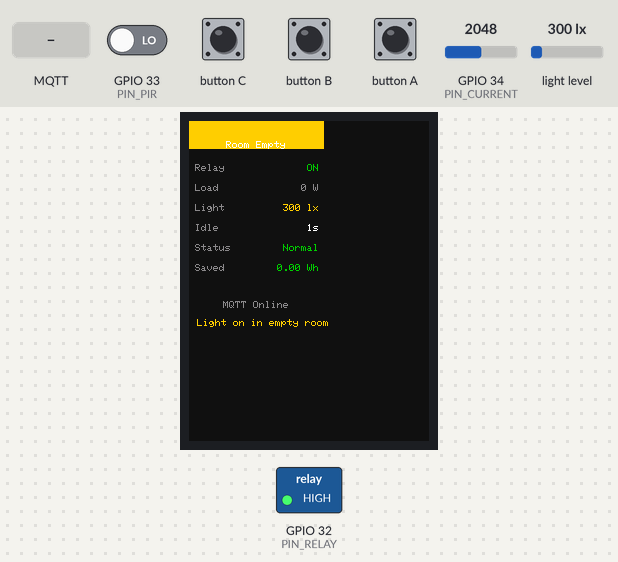
The sketch below on a simulated ESP32. Shown: 240×320 colour display, switched loads named in the sketch (green lamp = pin HIGH). Wiring (inferred from the names in the program): BH1750 light sensor at I2C address 0x23. The test bench sets the inputs (shaded band); at power-on: GPIO 33 (PIN_PIR) LOW, GPIO 34 (PIN_CURRENT) = 2048, light level 300 lx. WiFi joins after 1.5 s; servers stay silent unless stated; no MQTT or app messages arrive unless stated; what the sketch prints to the serial monitor is not drawn.

Above: at 7.6 s.
7.7 s: GPIO 33 (PIN_PIR) driven HIGH
At 9.3 s:
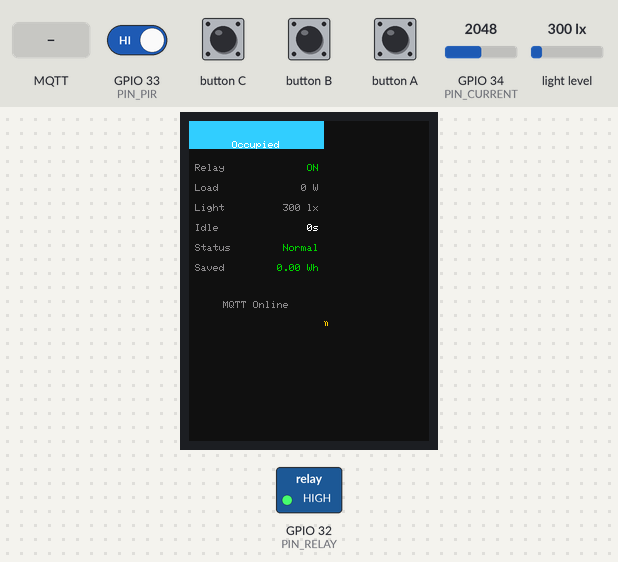
10.0 s: MQTT message "on" arrives on the first subscribed topic
At 11.0 s:
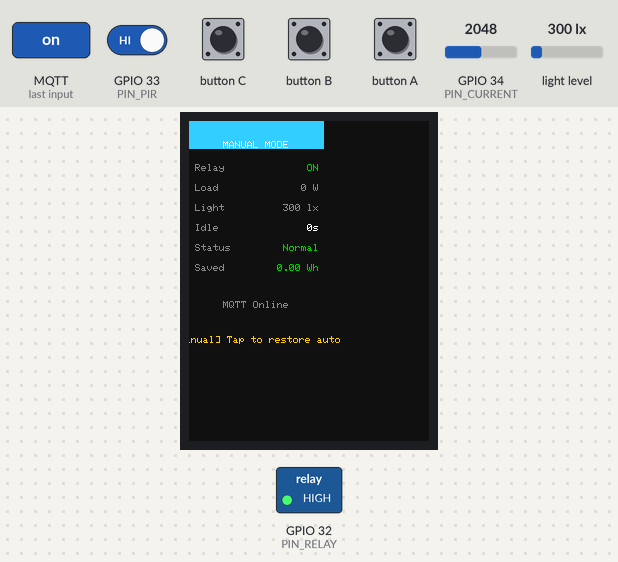
13.0 s: GPIO 34 (PIN_CURRENT) set to 2124
At 15.2 s:
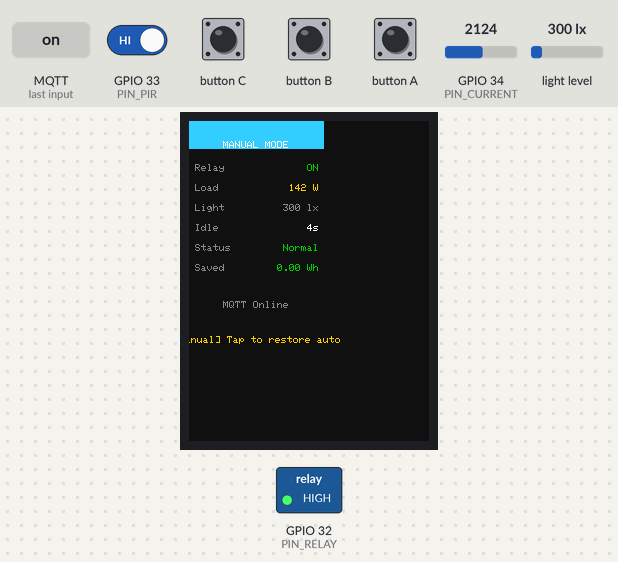
16.0 s: MQTT message "off" arrives on the first subscribed topic
At 17.1 s:
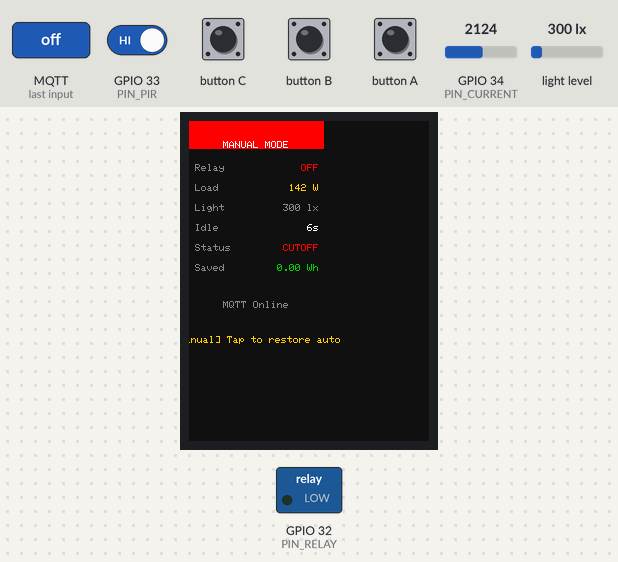
19.0 s: button A pressed for 0.15 s
At 19.6 s:
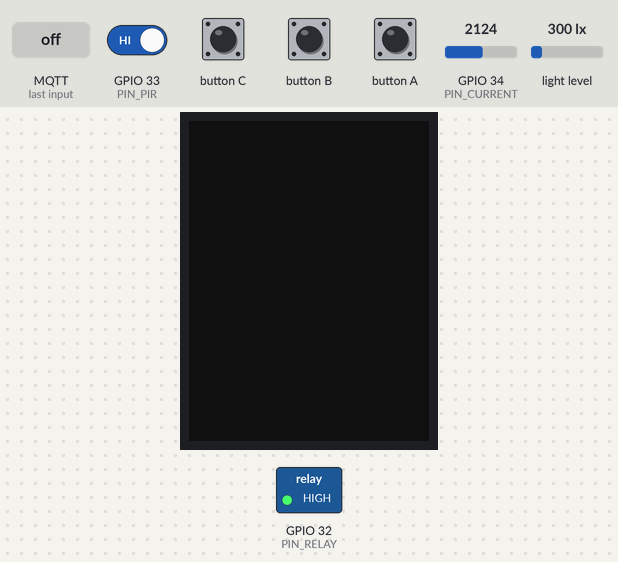
21.2 s: GPIO 33 (PIN_PIR) driven LOW
At 24.3 s:
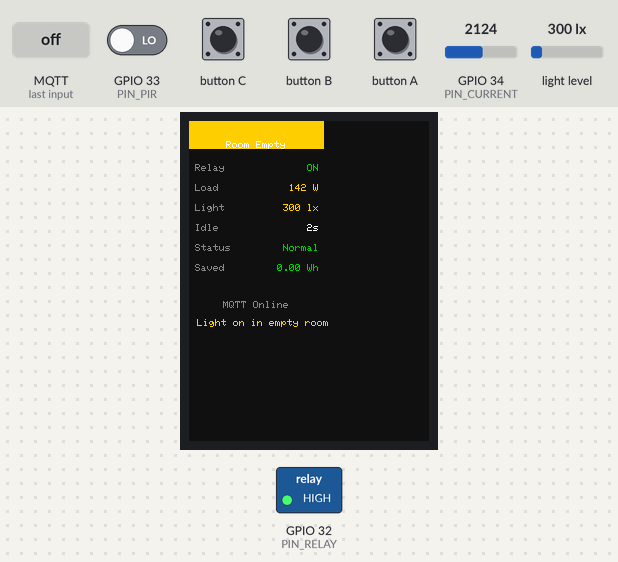
Timing chart, 0 to 27.7 s (numbered marks = the images above; inputs shaded):
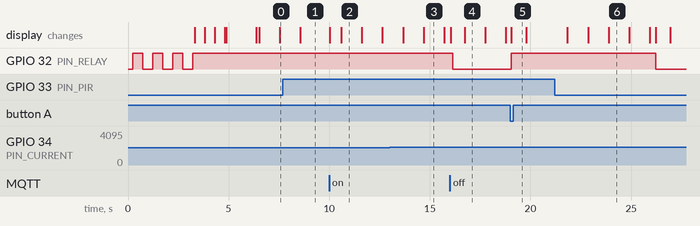

The sketch:

WattsUp.ino
```cpp
/*
 * Watt's Up - Dorm Energy Saving Monitor
 * ENT208TC Industry Readiness | Session 2 - Group 2
 *
 * Communication: MQTT (cross-network, no IP needed)
 *   - Publish sensor data to:  wattsup/status  (JSON, every 2s)
 *   - Subscribe commands from: wattsup/command  ("on" / "off" / "reset")
 *   - Broker: broker.emqx.io:1883 (free public MQTT)
 *
 * Dashboard: open dashboard.html in any browser, anywhere
 */

#include <M5Unified.h>
#include <WiFi.h>
#include <Wire.h>
#include <PubSubClient.h>

// ── WiFi Configuration ──────────────────────────────────────────
const char* WIFI_SSID     = "iPhone";
const char* WIFI_PASSWORD = "11223344";

// ── MQTT Broker ──────────────────────────────────────────────────
const char* MQTT_BROKER   = "broker.emqx.io";
const int   MQTT_PORT     = 1883;
const char* MQTT_USER     = "";        // EMQX public: no auth needed
const char* MQTT_PASS     = "";
const char* TOPIC_STATUS  = "wattsup/status";
const char* TOPIC_COMMAND = "wattsup/command";

// ── Pin Assignments ─────────────────────────────────────────────
const int PIN_PIR     = 33;   // PIR on Hub (verified working)
const int PIN_RELAY   = 32;   // Relay on Hub
const int PIN_CURRENT = 34;

// Dlight (BH1750) over I2C via Grove Hub → GPIO 21/22
const uint8_t BH1750_ADDR = 0x23;

// Relay: HIGH=energized(ON), LOW=released(OFF)
void relayOn()  { pinMode(PIN_RELAY, OUTPUT); digitalWrite(PIN_RELAY, HIGH); }
void relayOff() { pinMode(PIN_RELAY, OUTPUT); digitalWrite(PIN_RELAY, LOW); }

// ── Timing Constants (ms) ───────────────────────────────────────
const unsigned long IDLE_TIMEOUT         = 3000;   // 3s for testing (was 900000)
const unsigned long PENDING_GRACE        = 2000;   // 2s for testing (was 30000)
const unsigned long AUTO_RESTORE_WINDOW  =  30000;
const unsigned long DISPLAY_INTERVAL     =   1000;
const unsigned long MQTT_PUB_INTERVAL    =   2000;

// ── Power Constants ─────────────────────────────────────────────
const float MAINS_VOLTAGE    = 230.0;
const float ACS712_MV_PER_A  = 100.0;
const float ADC_REF          = 3.3;
const float ADC_MAX          = 4095.0;

// ── Display Colors ──────────────────────────────────────────────
const uint32_t COLOR_BG       = 0x111111;
const uint32_t COLOR_OK       = 0x33CCFF;
const uint32_t COLOR_ALERT    = 0xFF0000;
const uint32_t COLOR_TEXT     = 0xFFFFFF;
const uint32_t COLOR_DIM      = 0x888888;
const uint32_t COLOR_GREEN    = 0x00CC00;
const uint32_t COLOR_YELLOW   = 0xFFCC00;

// ── Global State ────────────────────────────────────────────────
unsigned long lastMotionTime      = 0;
unsigned long pendingCutoffStart  = 0;
unsigned long cutoffTime          = 0;
unsigned long lastDisplayUpdate   = 0;
unsigned long lastMqttPub         = 0;
bool isCutoff                     = false;
bool manualOverride               = false;
bool mqttConnected                = false;

float dailySaveWh   = 0.0;
float powerWatt     = 0.0;
float lux           = 0.0;
int   pirState      = 0;

// ── MQTT Client ─────────────────────────────────────────────────
WiFiClient   wifiClient;
PubSubClient mqtt(wifiClient);

// ── Setup ───────────────────────────────────────────────────────
void setup() {
  M5.begin();
  M5.Speaker.end();  // release GPIO from speaker (DAC on Basic, I2S on Core2)
  M5.Display.setRotation(0);
  M5.Display.fillScreen(COLOR_BG);

  Serial.begin(115200);
  pinMode(PIN_PIR, INPUT_PULLUP);
  pinMode(PIN_RELAY, OUTPUT);

  // 诊断: 开机3秒内切换继电器3次，听嗒嗒声
  Serial.println("=== RELAY TEST: toggling 3 times ===");
  for (int i = 0; i < 3; i++) {
    relayOn();  delay(500);
    relayOff(); delay(500);
  }
  relayOn();
  Serial.println("=== RELAY TEST done (should've heard 3 clicks) ===");

  pinMode(PIN_CURRENT, INPUT);

  // I2C + Dlight
  Wire.begin(21, 22);  // I2C on HAT header
  Wire.beginTransmission(BH1750_ADDR);
  Wire.write(0x01);   // power on
  Wire.endTransmission();
  Wire.beginTransmission(BH1750_ADDR);
  Wire.write(0x10);   // continuous high-res mode, 1lx resolution
  Wire.endTransmission();

  // Splash
  M5.Display.fillScreen(COLOR_BG);
  M5.Display.setTextColor(TFT_WHITE, COLOR_BG);
  M5.Display.setTextSize(1);
  drawCentered(100, "Watt's Up");

  // WiFi connect
  WiFi.begin(WIFI_SSID, WIFI_PASSWORD);
  M5.Display.setTextColor(COLOR_YELLOW, COLOR_BG);
  drawCentered(130, "Connecting WiFi...");

  int dots = 0;
  while (WiFi.status() != WL_CONNECTED && dots < 60) {
    delay(500);
    dots++;
    M5.Display.fillRect(0, 128, 135, 10, COLOR_BG);
    String dotStr = "";
    for (int i = 0; i < (dots % 4); i++) dotStr += ".";
    M5.Display.setCursor(60, 128);
    M5.Display.print(dotStr);
  }

  if (WiFi.status() == WL_CONNECTED) {
    M5.Display.setTextColor(COLOR_GREEN, COLOR_BG);
    drawCentered(150, WiFi.localIP().toString().c_str());
  } else {
    M5.Display.setTextColor(COLOR_ALERT, COLOR_BG);
    drawCentered(150, "WiFi Failed!");
  }

  // MQTT setup
  String clientId = "wattsup-" + WiFi.macAddress();
  mqtt.setServer(MQTT_BROKER, MQTT_PORT);
  mqtt.setCallback(mqttCallback);
  connectMqtt();

  // Start screen
  delay(1500);
  M5.Display.fillScreen(COLOR_BG);
  lastMotionTime = millis();
}

// ── Main Loop ───────────────────────────────────────────────────
void loop() {
  M5.update();
  unsigned long now = millis();

  // ── WiFi auto-reconnect ────────────────────────────────────
  static unsigned long lastReconnectAttempt = 0;
  static int reconnectFailCount = 0;
  static bool wasConnected = true;

  bool wifiOk = (WiFi.status() == WL_CONNECTED);

  if (!wifiOk && wasConnected) {
    lastReconnectAttempt = now;
    reconnectFailCount = 0;
    M5.Display.fillScreen(COLOR_BG);
  }

  if (!wifiOk && now - lastReconnectAttempt > 10000UL * (1 + reconnectFailCount)) {
    lastReconnectAttempt = now;
    reconnectFailCount++;
    WiFi.disconnect(true);
    delay(500);
    WiFi.begin(WIFI_SSID, WIFI_PASSWORD);

    char buf[32];
    snprintf(buf, sizeof(buf), "WiFi retry %d...", reconnectFailCount);
    M5.Display.setTextColor(COLOR_YELLOW, COLOR_BG);
    drawCentered(130, buf);

    if (reconnectFailCount > 30) reconnectFailCount = 30;
  }

  if (wifiOk && !wasConnected) {
    M5.Display.fillScreen(COLOR_BG);
    reconnectFailCount = 0;
    connectMqtt();
  }

  wasConnected = wifiOk;

  // ── MQTT keep-alive ────────────────────────────────────────
  if (wifiOk && !mqtt.connected()) {
    connectMqtt();
  }
  if (mqtt.connected()) {
    mqtt.loop();
  }
  mqttConnected = mqtt.connected();

  // ── Read sensors ──────────────────────────────────────────
  pirState  = digitalRead(PIN_PIR);
  lux       = readLight();
  powerWatt = readPower();

  // Monitor relay pin every second
  static int lastRelay = -1;
  static unsigned long lastMonitor = 0;
  if (now - lastMonitor > 1000) {
    lastMonitor = now;
    int r = digitalRead(PIN_RELAY);
    if (r != lastRelay) {
      Serial.printf("GPIO%d: %d→%d manual=%d cutoff=%d\n",
                    PIN_RELAY, lastRelay, r, manualOverride, isCutoff);
      lastRelay = r;
    }
  }

  // ── Core logic (skip if manual override is active) ────────
  if (!manualOverride) {
    static int lastPirState = -1;
    if (pirState != lastPirState) {
      Serial.printf("PIR: %d→%d idle=%lus cutoff=%d\n",
                    lastPirState, pirState, (now - lastMotionTime) / 1000, isCutoff);
      lastPirState = pirState;
    }

    if (pirState == HIGH) {
      lastMotionTime = now;

      if (isCutoff && (now - cutoffTime <= AUTO_RESTORE_WINDOW)) {
        Serial.println("AUTO: motion → relayOn()");
        relayOn();
        isCutoff = false;
        M5.Display.fillScreen(COLOR_BG);
      }
    }

    if (!isCutoff && (now - lastMotionTime >= IDLE_TIMEOUT)) {
      if (pendingCutoffStart == 0) {
        Serial.println("AUTO: idle timeout, starting grace period...");
        pendingCutoffStart = now;
      } else if (now - pendingCutoffStart >= PENDING_GRACE) {
        Serial.println("AUTO: grace over → relayOff()");
        relayOff();
        isCutoff = true;
        cutoffTime = now;
        pendingCutoffStart = 0;
        M5.Display.fillScreen(COLOR_BG);
      }
    }

    if (now - lastMotionTime < IDLE_TIMEOUT) {
      pendingCutoffStart = 0;
    }

    if (isCutoff) {
      dailySaveWh += 0.01;
    }
  }

  // ── Manual mode: enforce relay state every loop ───────────
  if (manualOverride) {
    if (isCutoff) relayOff();
    else relayOn();
  }

  // ── MQTT publish status ───────────────────────────────────
  if (mqtt.connected() && now - lastMqttPub >= MQTT_PUB_INTERVAL) {
    lastMqttPub = now;
    publishStatus();
  }

  // ── Update LCD ────────────────────────────────────────────
  if (now - lastDisplayUpdate >= DISPLAY_INTERVAL) {
    lastDisplayUpdate = now;
    drawScreen(now - lastMotionTime);
  }

  // ── Button A: exit manual mode ────────────────────────────
  if (manualOverride && M5.BtnA.wasPressed()) {
    manualOverride = false;
    lastMotionTime = millis();
    pendingCutoffStart = 0;
    if (isCutoff) {
      relayOn();
      isCutoff = false;
    }
    M5.Display.fillScreen(COLOR_BG);
  }

  delay(10);
}

// ══════════════════════════════════════════════════════════════════
//  MQTT
// ══════════════════════════════════════════════════════════════════

void connectMqtt() {
  if (WiFi.status() != WL_CONNECTED) return;

  String clientId = "wattsup-" + WiFi.macAddress();
  mqtt.setServer(MQTT_BROKER, MQTT_PORT);

  M5.Display.setTextColor(COLOR_YELLOW, COLOR_BG);
  drawCentered(165, "MQTT connecting...");

  if (mqtt.connect(clientId.c_str(), MQTT_USER, MQTT_PASS)) {
    mqtt.subscribe(TOPIC_COMMAND);
    M5.Display.fillRect(0, 160, 135, 20, COLOR_BG);
  } else {
    M5.Display.fillRect(0, 160, 135, 20, COLOR_BG);
    M5.Display.setTextColor(COLOR_ALERT, COLOR_BG);
    drawCentered(165, "MQTT failed");
  }
}

void mqttCallback(char* topic, byte* payload, unsigned int length) {
  char cmd[16] = {0};
  unsigned int len = length < 15 ? length : 15;
  memcpy(cmd, payload, len);

  // Debug: print received command
  Serial.printf("MQTT cmd received: [%s] len=%d\n", cmd, length);

  if (strcmp(cmd, "on") == 0) {
    Serial.println("→ matched 'on'");
    manualOverride = true;
    isCutoff = false;
    pendingCutoffStart = 0;
    lastMotionTime = millis();
    M5.Display.fillScreen(COLOR_BG);
  } else if (strcmp(cmd, "off") == 0) {
    Serial.println("→ matched 'off'");
    manualOverride = true;
    isCutoff = true;
    cutoffTime = millis();
    pendingCutoffStart = 0;
    M5.Display.fillScreen(COLOR_BG);
  } else if (strcmp(cmd, "reset") == 0) {
    Serial.println("→ matched 'reset'");
    manualOverride = false;
    lastMotionTime = millis();
    pendingCutoffStart = 0;
    if (isCutoff) {
      relayOn();
      isCutoff = false;
    }
    M5.Display.fillScreen(COLOR_BG);
  }
}

void publishStatus() {
  unsigned long idleSec = (millis() - lastMotionTime) / 1000;
  const char* statusStr = isCutoff ? "cutoff"
                        : (pendingCutoffStart > 0 ? "pending" : "normal");

  String json = "{";
  json += "\"occupied\":"   + String(pirState == HIGH ? "true" : "false") + ",";
  json += "\"motion\":"     + String(pirState == HIGH ? "true" : "false") + ",";
  json += "\"power\":\""    + String(isCutoff ? "off" : "on") + "\",";
  json += "\"idle_time\":"  + String(idleSec) + ",";
  json += "\"saved_wh\":"   + String(dailySaveWh, 2) + ",";
  json += "\"lux\":"        + String(lux, 1) + ",";
  json += "\"load_w\":"     + String(powerWatt, 1) + ",";
  json += "\"relay\":\""    + String(isCutoff ? "off" : "on") + "\",";
  json += "\"status\":\""   + String(statusStr) + "\",";
  json += "\"device\":\"Watt's Up\",";
  json += "\"manual\":"     + String(manualOverride ? "true" : "false") + ",";
  json += "\"uptime_ms\":"  + String(millis());
  json += "}";

  mqtt.publish(TOPIC_STATUS, json.c_str());
}

// ══════════════════════════════════════════════════════════════════
//  Sensor Reading
// ══════════════════════════════════════════════════════════════════

float readLight() {
  Wire.beginTransmission(BH1750_ADDR);
  Wire.requestFrom(BH1750_ADDR, 2);
  if (Wire.available() >= 2) {
    uint16_t raw = (Wire.read() << 8) | Wire.read();
    return raw / 1.2;
  }
  return -1;
}

float readPower() {
  long sum = 0;
  const int samples = 200;
  for (int i = 0; i < samples; i++) {
    sum += analogRead(PIN_CURRENT);
    delayMicroseconds(50);
  }
  float avgADC = (float)sum / samples;

  float voltage  = avgADC * ADC_REF / ADC_MAX;
  float currentA = (voltage - (ADC_REF / 2.0)) / (ACS712_MV_PER_A / 1000.0);

  if (currentA < 0.05) currentA = 0.0;

  return currentA * MAINS_VOLTAGE;
}

// ══════════════════════════════════════════════════════════════════
//  LCD Display
// ══════════════════════════════════════════════════════════════════

void drawScreen(unsigned long idleMs) {
  unsigned long idleSec  = idleMs / 1000;
  unsigned long graceLeft = 0;

  if (!isCutoff && pendingCutoffStart > 0) {
    unsigned long elapsed = millis() - pendingCutoffStart;
    graceLeft = (PENDING_GRACE > elapsed) ? (PENDING_GRACE - elapsed) / 1000 : 0;
  }

  // Top status bar
  uint32_t barColor = isCutoff ? COLOR_ALERT : (pirState ? COLOR_OK : COLOR_YELLOW);
  const char* barText = isCutoff ? "POWER OFF" : (pirState ? "Occupied" : "Room Empty");
  if (manualOverride) barText = "MANUAL MODE";

  M5.Display.fillRect(0, 0, 135, 28, barColor);
  M5.Display.setTextColor(TFT_WHITE, barColor);
  M5.Display.setTextSize(1);
  drawCentered(20, barText);

  M5.Display.setTextSize(1);
  char buf[16];

  drawRow(0,  40, "Relay",    isCutoff ? "OFF" : "ON",   isCutoff ? COLOR_ALERT : COLOR_GREEN);

  snprintf(buf, sizeof(buf), "%.0f W", powerWatt);
  drawRow(1,  60, "Load",     buf,                       (powerWatt > 10.0) ? COLOR_YELLOW : COLOR_DIM);

  snprintf(buf, sizeof(buf), "%.0f lx", lux);
  bool lightWaste = (pirState == LOW && lux > 100);
  drawRow(2,  80, "Light",    buf,                       lightWaste ? COLOR_YELLOW : COLOR_DIM);

  snprintf(buf, sizeof(buf), "%lus", idleSec);
  drawRow(3, 100, "Idle",     buf,                       COLOR_TEXT);

  if (graceLeft > 0) {
    snprintf(buf, sizeof(buf), "%lus", graceLeft);
    drawRow(4, 120, "Cutoff in", buf,                    COLOR_ALERT);
  } else {
    drawRow(4, 120, "Status",  isCutoff ? "CUTOFF" : "Normal", isCutoff ? COLOR_ALERT : COLOR_GREEN);
  }

  snprintf(buf, sizeof(buf), "%.2f Wh", dailySaveWh);
  drawRow(5, 140, "Saved",    buf,                       COLOR_GREEN);

  // MQTT + WiFi status (bottom line)
  M5.Display.setTextColor(COLOR_DIM, COLOR_BG);
  if (WiFi.status() == WL_CONNECTED) {
    if (mqttConnected) {
      drawCentered(180, "MQTT Online");
    } else {
      drawCentered(180, "MQTT Offline");
    }
  } else {
    drawCentered(180, "WiFi Offline");
  }

  // Light waste warning
  if (lightWaste) {
    M5.Display.setTextColor(COLOR_YELLOW, COLOR_BG);
    drawCentered(198, "! Light on in empty room");
  } else {
    M5.Display.fillRect(0, 193, 135, 16, COLOR_BG);
  }

  if (manualOverride) {
    M5.Display.setTextColor(COLOR_YELLOW, COLOR_BG);
    drawCentered(215, "[Manual] Tap to restore auto");
  }
}

// ── Display helpers ─────────────────────────────────────────────

void drawRow(int index, int y, const char* label, const char* value, uint32_t color) {
  M5.Display.fillRect(0, y, 135, 18, COLOR_BG);
  M5.Display.setTextColor(COLOR_DIM, COLOR_BG);
  M5.Display.setCursor(6, y + 3);
  M5.Display.print(label);
  M5.Display.setTextColor(color, COLOR_BG);
  int16_t tw = M5.Display.textWidth(value);
  M5.Display.setCursor(130 - tw, y + 3);
  M5.Display.print(value);
}

void drawCentered(int y, const char* text) {
  int16_t tw = M5.Display.textWidth(text);
  M5.Display.setCursor((135 - tw) / 2, y);
  M5.Display.print(text);
}
```

Measured:
- the behaviour switches between 2053 and 2054 on GPIO 34 (PIN_CURRENT) (found by bisection; images 2 and 3)
- after the input at 7.7 s, the display: changes after 0.86 s (image 1)
- after the input at 10.0 s, the display: first changes at once (image 2 shows a later state)
- after the input at 13.0 s, the display: first changes after 0.67 s (image 3 shows a later state)
- after the input at 16.0 s, GPIO 32 (PIN_RELAY): HIGH → LOW after 0.14 s; the display: first changes at once (image 4 shows a later state)
- after the input at 19.0 s, GPIO 32 (PIN_RELAY): LOW → HIGH at once; the display: changes at once (image 5)
- after the input at 21.2 s, GPIO 32 (PIN_RELAY): HIGH → LOW after 5.0 s; the display: first changes after 0.64 s (image 6 shows a later state)
